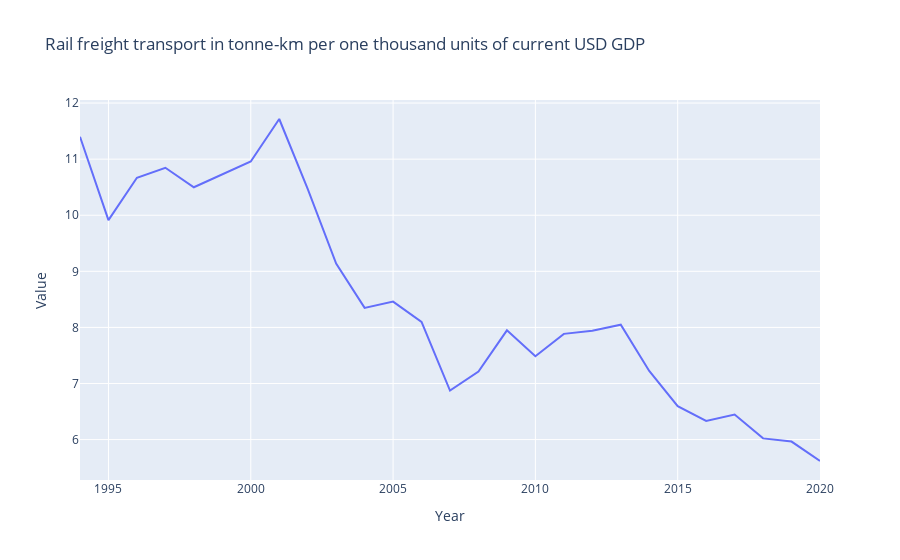

The code cell stored with this chart in its notebook:
### Markdown cell above
Firstly, we will plot the progression of the railway goods transportation mode from the early 90's until 2020. 
The graph below represents the state of the UK rail freight transportation sector via a Key Performance Indicator.
We can see that the health of the sector is droping significantly after 2015.

### Code cell
fig = px.line(Rail_transport_df, x='Year', y='Value', title= "Evolution of rail freight transport in tonne-km per one thousand units of current USD GDP")
fig.show()

### Figure 1 — Plotly figure (JSON) as saved in the notebook; plotly's stock layout.template omitted (floating-point values rounded to 4 significant figures)
{"data": [{"hovertemplate": "Year=%{x}<br>Value=%{y}<extra></extra>", "legendgroup": "", "line": {"color": "#636efa", "dash": "solid"}, "marker": {"symbol": "circle"}, "mode": "lines", "name": "", "orientation": "v", "showlegend": false, "type": "scatter", "x": [1994, 1995, 1996, 1997, 1998, 1999, 2000, 2001, 2002, 2003, 2004, 2005, 2006, 2007, 2008, 2009, 2010, 2011, 2012, 2013, 2014, 2015, 2016, 2017, 2018, 2019, 2020], "xaxis": "x", "y": [11.4, 9.913, 10.67, 10.85, 10.5, 10.73, 10.96, 11.72, 10.47, 9.139, 8.348, 8.46, 8.1, 6.874, 7.214, 7.947, 7.486, 7.885, 7.939, 8.049, 7.223, 6.595, 6.332, 6.447, 6.021, 5.964, 5.618], "yaxis": "y"}], "layout": {"legend": {"tracegroupgap": 0}, "title": {"text": "Rail freight transport in tonne-km per one thousand units of current USD GDP"}, "xaxis": {"anchor": "y", "domain": [0, 1], "title": {"text": "Year"}}, "yaxis": {"anchor": "x", "domain": [0, 1], "title": {"text": "Value"}}}}
